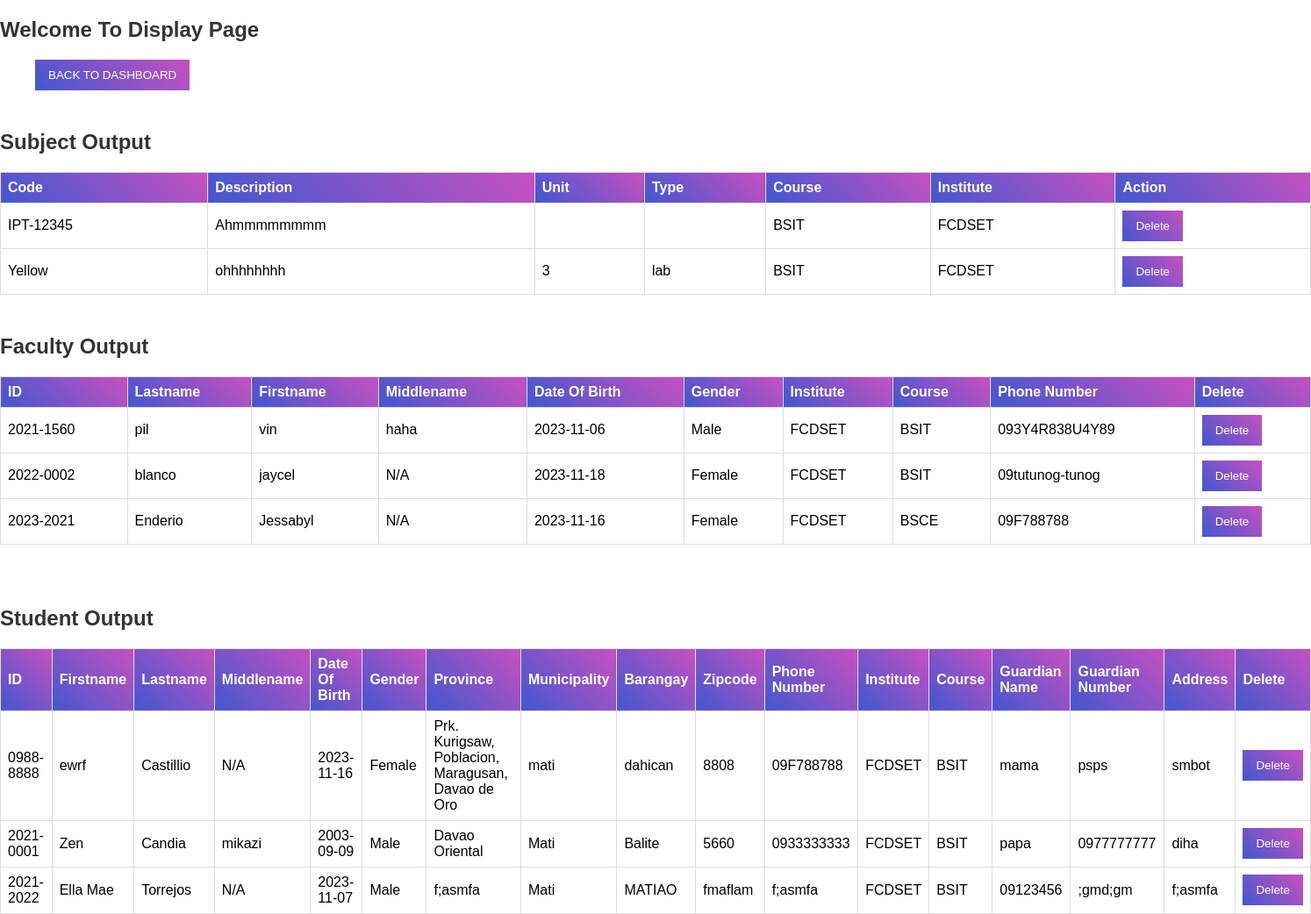
Screenshot of /integrative/frontend/dashboard.php with the database file from the repository.
### tables this page shows
CREATE TABLE `subject` (
  `code` varchar(40) NOT NULL,
  `description` varchar(40) NOT NULL,
  `unit` varchar(40) NOT NULL,
  `type` varchar(40) NOT NULL,
  `course` varchar(40) NOT NULL,
  `institute` varchar(40) NOT NULL
);

CREATE TABLE `faculty` (
  `id` varchar(40) NOT NULL,
  `lastname` varchar(40) NOT NULL,
  `firstname` varchar(40) NOT NULL,
  `middlename` varchar(40) NOT NULL,
  `dbirth` varchar(40) NOT NULL,
  `gender` varchar(40) NOT NULL,
  `institute` varchar(40) NOT NULL,
  `course` varchar(40) NOT NULL,
  `number` varchar(40) NOT NULL,
  `usertype` varchar(40) NOT NULL DEFAULT 'faculty',
  `subject` varchar(40) NOT NULL,
  `student` varchar(40) NOT NULL
);

CREATE TABLE `students` (
  `id` varchar(40) NOT NULL,
  `firstname` varchar(50) NOT NULL,
  `lastname` varchar(50) NOT NULL,
  `middlename` varchar(50) NOT NULL,
  `dbirth` varchar(50) NOT NULL,
  `gender` varchar(50) NOT NULL,
  `province` varchar(50) NOT NULL,
  `municipality` varchar(50) NOT NULL,
  `barangay` varchar(50) NOT NULL,
  `zipcode` varchar(50) NOT NULL,
  `number` varchar(50) NOT NULL,
  `institute` varchar(50) NOT NULL,
  `course` varchar(50) NOT NULL,
  `gname` varchar(50) NOT NULL,
  `gnumber` varchar(50) NOT NULL,
  `address` varchar(50) NOT NULL
);

### integrative/frontend/dashboard.php (the view, shortened to what this page needs)
<!DOCTYPE html>
<html lang="en">
<head>
       <link rel="stylesheet" href="dashboard.css">
</head>
<body>
    <h2>Welcome To Display Page</h2>
    <ul>
    <a href="maindash.php"><button>BACK TO DASHBOARD</button></a>
    </ul>
   <div id="horizontal-line"></div>
   <h2>Subject Output</h2>
        <?php
include "../config/database.php";
$display ="SELECT * FROM subject";
$result = $conn->query($display);
if($result->num_rows > 0){
echo "<table border='1'>
<tr >
    <th>Code</th>
    <th>Description</th>
    <th>Unit</th>
    <th>Type</th>
    <th>Course</th>
    <th>Institute</th>
    <th>Action</th>
</tr>";
while($row = $result->fetch_assoc()){
    echo "<tr>
    <td>" . $row["code"]. "</td>
    <td>" . $row["description"]. "</td>
    <td>" . $row["unit"]. "</td>
    <td>" . $row["type"]. "</td>
    <td>" . $row["course"]. "</td>
    <td>" . $row["institute"]. "</td>
    <td><a href='?delete_id={$row['code']}'><button>Delete</button></a></td>
</tr>";
}
echo "</table>";
}else{
echo "0 results";
}
?>
<div id="horizontal-line"></div>
<h2>Faculty Output</h2>
<?php
include "../config/database.php";
$display ="SELECT * FROM faculty";
$result = $conn->query($display);
if($result->num_rows > 0){
    echo "<table border='1'>
    <tr >
        <th>ID</th>
        <th>Lastname</th>
        <th>Firstname</th>
        <th>Middlename</th>
        <th>Date Of Birth</th>
        <th>Gender</th>
        <th>Institute</th>
        <th>Course</th>
        <th>Phone Number</th>
        <th>Delete</th>
    </tr>";
while($row = $result->fetch_assoc()){
    echo "<tr>
    <td>" . $row["id"]. "</td>
    <td>" . $row["lastname"]. "</td>
    <td>" . $row["firstname"]. "</td>
    <td>" . $row["middlename"]. "</td>
    <td>" . $row["dbirth"]. "</td>
    <td>" . $row["gender"]. "</td>
    <td>" . $row["institute"]. "</td>
    <td>" . $row["course"]. "</td>
    <td>" . $row["number"]. "</td>
    <td><a href='?delete_id={$row['id']}'><button>Delete</button></a></td>
</tr>";
}
echo "</table>";
}else{
echo "0 results";
}
?>
<div id="horizontal-line"></div>
<div id="horizontal-line"></div>
<h2>Student Output</h2>
<?php
include "../config/database.php";
$display ="SELECT * FROM students";
$result = $conn->query($display);
if($result->num_rows > 0){
    echo "<table border='1'>
    <tr >
        <th>ID</th>
        <th>Firstname</th>
        <th>Lastname</th>
        <th>Middlename</th>
        <th>Date Of Birth</th>
        <th>Gender</th>
        <th>Province</th>
        <th>Municipality</th>
        <th>Barangay</th>
        <th>Zipcode</th>
        <th>Phone Number</th>
        <th>Institute</th>
        <th>Course</th>
        <th>Guardian Name</th>
        <th>Guardian Number</th>
        <th>Address</th>
        <th>Delete</th>
    </tr>";
while($row = $result->fetch_assoc()){
    echo "<tr>
        <td>" . $row["id"]. "</td>
        <td>" . $row["firstname"]. "</td>
        <td>" . $row["lastname"]. "</td>
        <td>" . $row["middlename"]. "</td>
        <td>" . $row["dbirth"]. "</td>
        <td>" . $row["gender"]. "</td>
        <td>" . $row["province"]. "</td>
        <td>" . $row["municipality"]. "</td>
        <td>" . $row["barangay"]. "</td>
        <td>" . $row["zipcode"]. "</td>
        <td>" . $row["number"]. "</td>
        <td>" . $row["institute"]. "</td>
        <td>" . $row["course"]. "</td>
        <td>" . $row["gname"]. "</td>
        <td>" . $row["gnumber"]. "</td>
        <td>" . $row["address"]. "</td>
        <td><a href='?delete_id={$row['id']}'><button>Delete</button></a></td>
    </tr>";
}
echo "</table>";
}else{
echo "0 results";
}
?>
</body>
</html>

### integrative/frontend/dashboard.css (style rules this page uses)
body { font-family: Arial, sans-serif; background: white; margin: 0; padding: 0; }
h2 { color: #333; }
button { padding: 10px 15px; background: linear-gradient(-135deg, #c850c0, #4158d0); color: #fff; border: none; cursor: pointer; }
table { border-collapse: collapse; width: 100%; margin-top: 20px; }
th, td { border: 1px solid #ddd; padding: 8px; text-align: left; }
th { background: linear-gradient(-135deg, #c850c0, #4158d0); color: #fff; }
#horizontal-line { background-color: white; height: 5px; width: auto; margin-top: 20px; margin-bottom: 20px; }

### rows the page displays
subject: code "IPT-12345", description "Ahmmmmmmmm", course "BSIT", institute "FCDSET"
subject: code "Yellow", description "ohhhhhhhh", unit "3", type "lab", course "BSIT", institute "FCDSET"
faculty: id "2021-1560", lastname "pil", firstname "vin", middlename "haha", dbirth "2023-11-06", gender "Male", institute "FCDSET", course "BSIT", number "093Y4R838U4Y89"
faculty: id "2022-0002", lastname "blanco", firstname "jaycel", middlename "N/A", dbirth "2023-11-18", gender "Female", institute "FCDSET", course "BSIT", number "09tutunog-tunog"
faculty: id "2023-2021", lastname "Enderio", firstname "Jessabyl", middlename "N/A", dbirth "2023-11-16", gender "Female", institute "FCDSET", course "BSCE", number "09F788788"
students: id "0988-8888", firstname "ewrf", lastname "Castillio", middlename "N/A", dbirth "2023-11-16", gender "Female", province "Prk. Kurigsaw, Poblacion, Maragusan, Davao de Oro", municipality "mati", barangay "dahican", zipcode "8808", number "09F788788", institute "FCDSET", course "BSIT", gname "mama", gnumber "psps", address "smbot"
students: id "2021-0001", firstname "Zen", lastname "Candia", middlename "mikazi", dbirth "2003-09-09", gender "Male", province "Davao Oriental", municipality "Mati", barangay "Balite", zipcode "5660", number "0933333333", institute "FCDSET", course "BSIT", gname "papa", gnumber "0977777777", address "diha"
students: id "2021-2022", firstname "Ella Mae", lastname "Torrejos", middlename "N/A", dbirth "2023-11-07", gender "Male", province "f;asmfa", municipality "Mati", barangay "MATIAO", zipcode "fmaflam", number "f;asmfa", institute "FCDSET", course "BSIT", gname "09123456", gnumber ";gmd;gm", address "f;asmfa"
